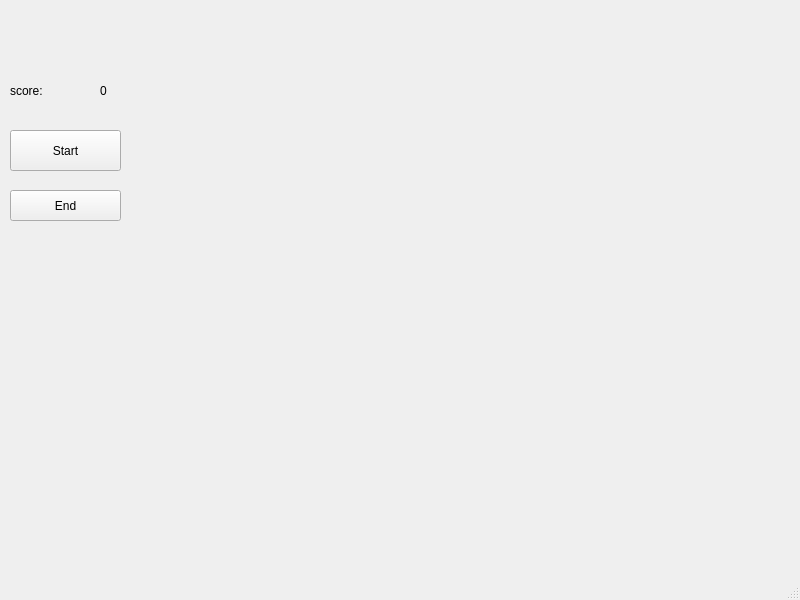
<?xml version="1.0" encoding="UTF-8"?>
<ui version="4.0">
 <class>MainWindow</class>
 <widget class="QMainWindow" name="MainWindow">
  <property name="geometry">
   <rect>
    <x>0</x>
    <y>0</y>
    <width>800</width>
    <height>600</height>
   </rect>
  </property>
  <property name="windowTitle">
   <string>MainWindow</string>
  </property>
  <widget class="QWidget" name="centralwidget">
   <widget class="QLabel" name="label_score">
    <property name="geometry">
     <rect>
      <x>10</x>
      <y>60</y>
      <width>71</width>
      <height>61</height>
     </rect>
    </property>
    <property name="text">
     <string>score:</string>
    </property>
   </widget>
   <widget class="QPushButton" name="pushButtonStart">
    <property name="geometry">
     <rect>
      <x>10</x>
      <y>130</y>
      <width>111</width>
      <height>41</height>
     </rect>
    </property>
    <property name="text">
     <string>Start</string>
    </property>
   </widget>
   <widget class="QPushButton" name="pushButtonEnd">
    <property name="geometry">
     <rect>
      <x>10</x>
      <y>190</y>
      <width>111</width>
      <height>31</height>
     </rect>
    </property>
    <property name="text">
     <string>End</string>
    </property>
   </widget>
   <widget class="QLabel" name="label_score_num">
    <property name="geometry">
     <rect>
      <x>100</x>
      <y>80</y>
      <width>31</width>
      <height>21</height>
     </rect>
    </property>
    <property name="text">
     <string>0</string>
    </property>
   </widget>
  </widget>
  <widget class="QMenuBar" name="menubar">
   <property name="geometry">
    <rect>
     <x>0</x>
     <y>0</y>
     <width>800</width>
     <height>21</height>
    </rect>
   </property>
  </widget>
  <widget class="QStatusBar" name="statusbar"/>
 </widget>
 <resources/>
 <connections/>
</ui>
